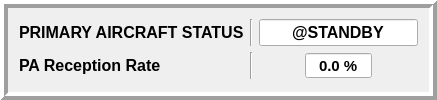
      <widget class="QFrame" name="frame">
       <property name="frameShape">
        <enum>QFrame::Box</enum>
       </property>
       <property name="frameShadow">
        <enum>QFrame::Raised</enum>
       </property>
       <property name="lineWidth">
        <number>4</number>
       </property>
       <layout class="QGridLayout" name="gridLayout_24">
        <item row="0" column="0">
         <widget class="QLabel" name="label_17">
          <property name="font">
           <font>
            <pointsize>12</pointsize>
            <bold>true</bold>
           </font>
          </property>
          <property name="text">
           <string>PRIMARY AIRCRAFT STATUS</string>
          </property>
         </widget>
        </item>
        <item row="0" column="2" alignment="Qt::AlignHCenter">
         <widget class="QLineEdit" name="PAstat_LE">
          <property name="font">
           <font>
            <pointsize>12</pointsize>
            <bold>true</bold>
           </font>
          </property>
          <property name="text">
           <string>@STANDBY</string>
          </property>
          <property name="alignment">
           <set>Qt::AlignCenter</set>
          </property>
          <property name="readOnly">
           <bool>true</bool>
          </property>
         </widget>
        </item>
        <item row="1" column="0">
         <widget class="QLabel" name="label_18">
          <property name="font">
           <font>
            <pointsize>12</pointsize>
            <bold>true</bold>
           </font>
          </property>
          <property name="text">
           <string>PA Reception Rate</string>
          </property>
         </widget>
        </item>
        <item row="1" column="2" alignment="Qt::AlignHCenter">
         <widget class="QDoubleSpinBox" name="PAReceptionRate_DSB">
          <property name="font">
           <font>
            <pointsize>11</pointsize>
            <bold>true</bold>
           </font>
          </property>
          <property name="alignment">
           <set>Qt::AlignCenter</set>
          </property>
          <property name="readOnly">
           <bool>true</bool>
          </property>
          <property name="buttonSymbols">
           <enum>QAbstractSpinBox::NoButtons</enum>
          </property>
          <property name="suffix">
           <string> %</string>
          </property>
          <property name="decimals">
           <number>1</number>
          </property>
         </widget>
        </item>
        <item row="1" column="1">
         <widget class="Line" name="line">
          <property name="orientation">
           <enum>Qt::Vertical</enum>
          </property>
         </widget>
        </item>
        <item row="0" column="1">
         <widget class="Line" name="line_2">
          <property name="orientation">
           <enum>Qt::Vertical</enum>
          </property>
         </widget>
        </item>
       </layout>
      </widget>
